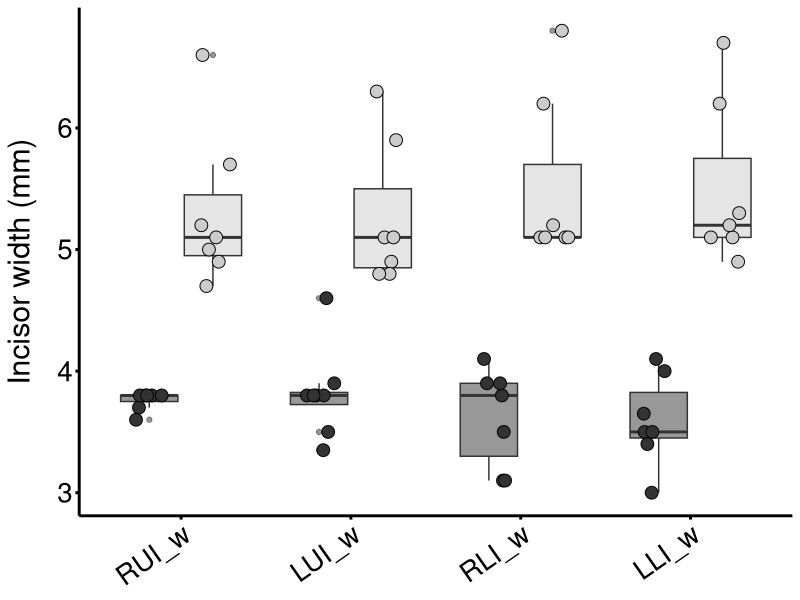

Recreate this plot in R.

## incisor measurements from Jeremy

library(dplyr)
library(reshape2)
library(ggplot2)

incisors <- read.csv('spreadsheets/brown-Porcupine Measurements.csv', na.strings = 'N/A',
                     colClasses = c(rep('factor', 3), rep('numeric', 8)))

head(incisors)
colnames(incisors) <- c('specimenID', 'species', 'sex', 'RUI_l', 'RUI_w', 'LUI_l', 'LUI_w', 'RLI_l', 'RLI_w', 'LLI_l', 'LLI_w')

  erdo_incisors <- incisors[incisors$species == 'E. dorsatum',]  # porcupine
  myco_inisors <- incisors[incisors$species == 'M. coypus',]     # nutria

# grouped by species/sex
  melted <- melt(incisors, id.vars = c('specimenID', 'species', 'sex'))
  grouped <- group_by(melted, species, sex, variable)

  stats_spec_sex <-  summarise(grouped, mean = mean(value, na.rm = TRUE), sd = sd(value, na.rm = TRUE), n = sum(!is.na(value)),
            se = sd(value, na.rm = TRUE)/sqrt(sum(!is.na(value))))
  
    ## will have some NAs for SD and SE because some combos have only n = 1 (e.g., ERDO male)
  
# grouped by just species:
  grouped_simple <- group_by(melted, species, variable)

  stats_spec <-   summarise(grouped_simple, mean = mean(value, na.rm = TRUE), sd = sd(value, na.rm = TRUE), n = sum(!is.na(value)),
              se = sd(value, na.rm = TRUE)/sqrt(sum(!is.na(value))))
    
# plot
 
 # get widths only (length doesn't really matter)
  melted_w <- melted[melted$variable == 'RUI_w' | melted$variable == 'LUI_w' | melted$variable == 'RLI_w' | melted$variable == 'LLI_w',]
 
spec_plot <- ggplot(melted_w, aes(x = factor(variable), y = value, fill = species)) +
                    geom_boxplot(alpha = 0.5) +
                    geom_point(aes(fill = species), size = 4, shape = 21, position = position_jitterdodge()) +
                    ylab('Incisor width (mm)') +  
                    scale_fill_grey() + theme_classic() +
              theme(axis.text=element_text(size=20, colour = 'black'),
                    axis.text.x=element_text(angle = 35, hjust = 1),
                    axis.title.x=element_blank(),
                    axis.title.y=element_text(size=22, color = 'black', margin = margin(0,15,0,0)),
                    panel.grid.minor.x = element_blank(),
                    panel.grid.major.x = element_blank(),
                    axis.line.x = element_line(size = 1, colour = 'black'),
                    axis.line.y = element_line(size = 1, colour = 'black'),
                    axis.ticks = element_line(size = 1, colour = 'black'),
                    panel.background = element_rect(fill = 'white'),
                    legend.position = 'none')

spec_plot
    
## why 2 sets of points? 